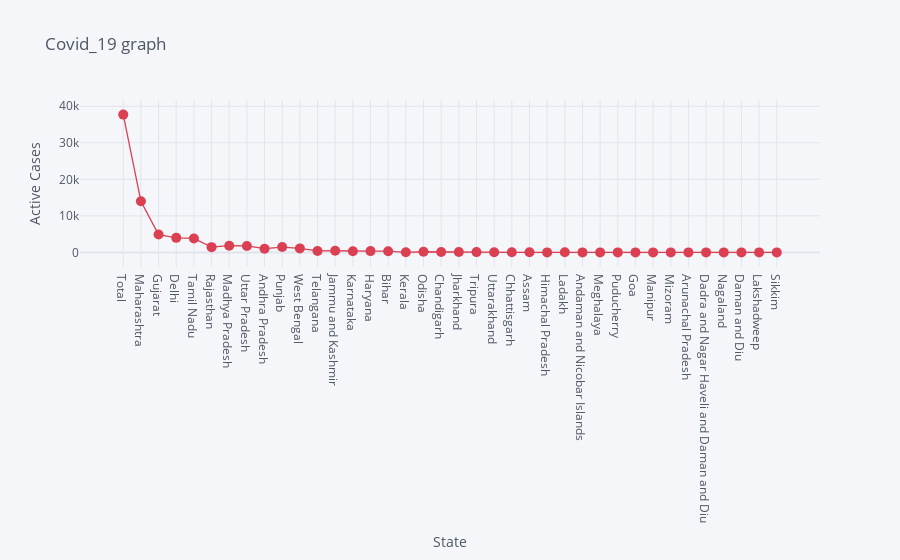

Source (notebook cell):
### Markdown cell above
# Active Cases per State

### Code cell
df.iplot(kind= 'scatter', x= 'State', y='Active', mode= 'markers+lines', title= 'Covid_19 graph', xTitle= 'State', yTitle= 'Active Cases', color= 'red', size= 10)

### Figure 1 — Plotly figure (JSON) as saved in the notebook; plotly's stock layout.template omitted (floating-point values rounded to 4 significant figures)
{"data": [{"line": {"color": "rgba(219, 64, 82, 1.0)", "dash": "solid", "shape": "linear", "width": 1.3}, "marker": {"size": 10, "symbol": "circle"}, "mode": "markers+lines", "name": "Active", "text": "", "type": "scatter", "x": ["Total", "Maharashtra", "Gujarat", "Delhi", "Tamil Nadu", "Rajasthan", "Madhya Pradesh", "Uttar Pradesh", "Andhra Pradesh", "Punjab", "West Bengal", "Telangana", "Jammu and Kashmir", "Karnataka", "Haryana", "Bihar", "Kerala", "Odisha", "Chandigarh", "Jharkhand", "Tripura", "Uttarakhand", "Chhattisgarh", "Assam", "Himachal Pradesh", "Ladakh", "Andaman and Nicobar Islands", "Meghalaya", "Puducherry", "Goa", "Manipur", "Mizoram", "Arunachal Pradesh", "Dadra and Nagar Haveli and Daman and Diu", "Nagaland", "Daman and Diu", "Lakshadweep", "Sikkim"], "y": [37714, 13979, 4879, 3983, 3825, 1439, 1828, 1759, 1015, 1467, 1101, 400, 449, 308, 358, 333, 25, 181, 113, 88, 86, 21, 23, 18, 6, 25, 0, 1, 3, 0, 0, 0, 0, 1, 0, 0, 0, 0]}], "layout": {"legend": {"bgcolor": "#F5F6F9", "font": {"color": "#4D5663"}}, "paper_bgcolor": "#F5F6F9", "plot_bgcolor": "#F5F6F9", "title": {"font": {"color": "#4D5663"}, "text": "Covid_19 graph"}, "xaxis": {"gridcolor": "#E1E5ED", "showgrid": true, "tickfont": {"color": "#4D5663"}, "title": {"font": {"color": "#4D5663"}, "text": "State"}, "zerolinecolor": "#E1E5ED"}, "yaxis": {"gridcolor": "#E1E5ED", "showgrid": true, "tickfont": {"color": "#4D5663"}, "title": {"font": {"color": "#4D5663"}, "text": "Active Cases"}, "zerolinecolor": "#E1E5ED"}}}
